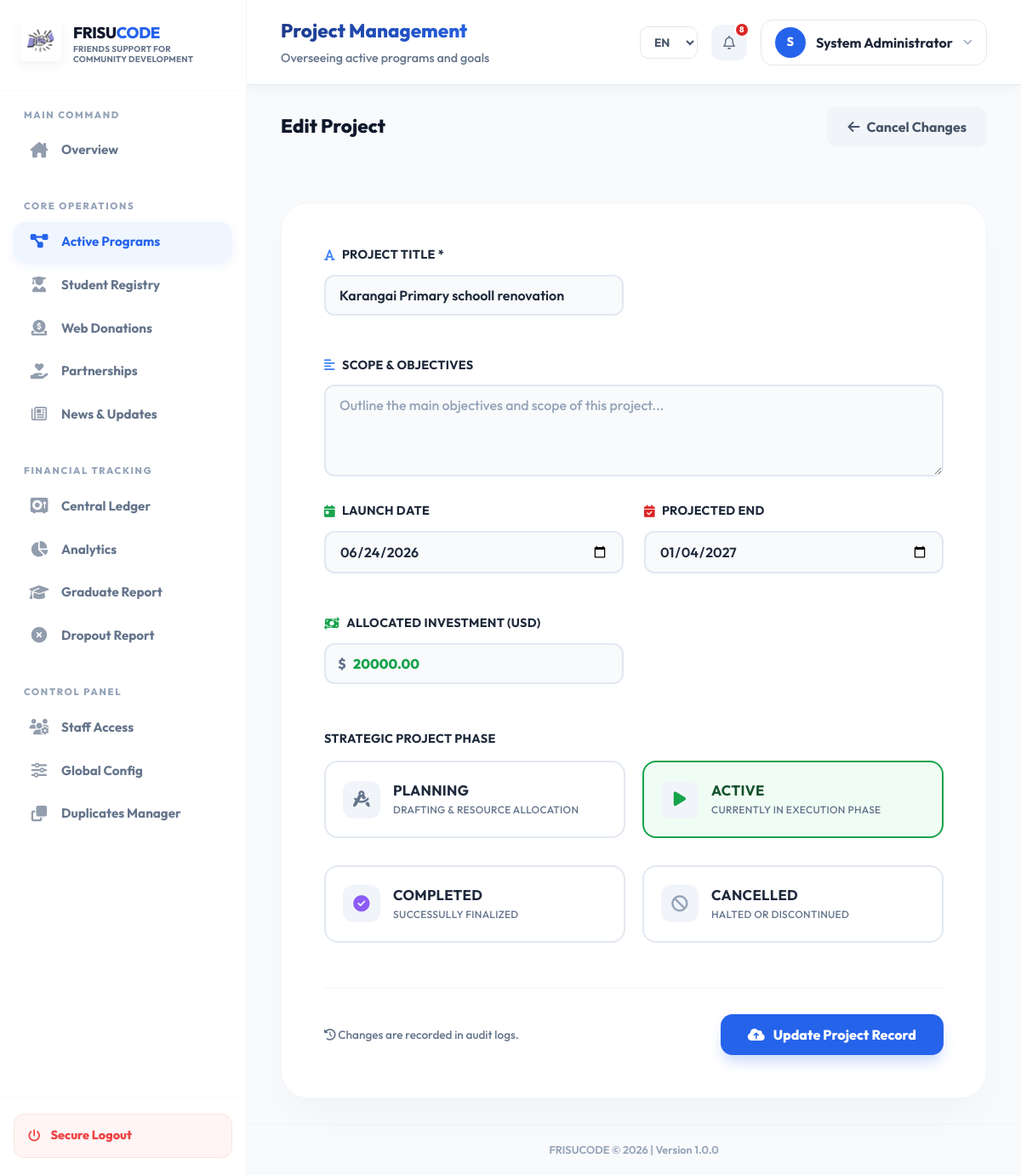
Screenshot of /system/projects/edit.php?id=2 (signed in) with the database file from the repository.
### tables this page shows
CREATE TABLE `projects` (
  `id` int(11) NOT NULL,
  `title` varchar(200) NOT NULL,
  `description` text DEFAULT NULL,
  `start_date` date DEFAULT NULL,
  `end_date` date DEFAULT NULL,
  `budget` decimal(15,2) DEFAULT 0.00,
  `status` enum('planning','active','completed','cancelled') DEFAULT 'planning',
  `created_by` int(11) DEFAULT NULL,
  `created_at` timestamp NOT NULL DEFAULT current_timestamp(),
  `updated_at` timestamp NOT NULL DEFAULT current_timestamp() ON UPDATE current_timestamp()
);

### system/projects/edit.php (the view, shortened to what this page needs)
<?php
require_once __DIR__ . '/../auth/auth_check.php';
require_once __DIR__ . '/../config/db.php';
$id = $_GET['id'] ?? null;
$stmt = $pdo->prepare("SELECT * FROM projects WHERE id = ?");
$stmt->execute([$id]);
$project = $stmt->fetch();
?>
<!DOCTYPE html>
<html lang="<?= htmlspecialchars($lang ?? 'en') ?>">
<head>
    <link rel="stylesheet" href="../../assets/css/system-dashboard.css">
    <link rel="stylesheet" href="https://cdnjs.cloudflare.com/ajax/libs/font-awesome/6.5.1/css/all.min.css">
</head>
<body>
<div class="dashboard-layout">
    <div class="main">
        <?php include __DIR__ . '/../partials/header.php'; ?>
        <div class="page-header fade-in">
            <h2 style="font-family: 'Outfit'; font-weight: 800;">Edit Project</h2>
            <a href="index.php" class="btn-light" style="border-radius: 12px; font-weight: 700;">
                <i class="fa-solid fa-arrow-left"></i> Cancel Changes
            </a>
        </div>
        <div class="form-container fade-in" style="max-width: 900px; margin: 30px 40px; animation-delay: 0.1s;">
            <form method="POST">
                <div class="form-row">
                    <div class="input-group" style="flex: 2;">
                        <label style="font-family: 'Outfit'; font-weight: 700; color: #1e293b; display: flex; align-items: center; gap: 8px;">
                            <i class="fa-solid fa-font" style="color: #3b82f6;"></i> Project Title *
                        </label>
                        <input type="text" name="title" value="<?php echo htmlspecialchars($project['title']); ?>" required placeholder="e.g. Arusha Secondary School Renovation" style="border-radius: 12px; border: 2px solid #e2e8f0; padding: 12px 16px; font-weight: 600;">
                    </div>
                </div>
                <div class="input-group">
                    <label style="font-family: 'Outfit'; font-weight: 700; color: #1e293b; display: flex; align-items: center; gap: 8px;">
                        <i class="fa-solid fa-align-left" style="color: #3b82f6;"></i> Scope & Objectives
                    </label>
                    <textarea name="description" rows="4" placeholder="Outline the main objectives and scope of this project..." style="border-radius: 12px; border: 2px solid #e2e8f0; padding: 12px 16px; font-weight: 500; font-family: inherit;"><?php echo htmlspecialchars($project['description']); ?></textarea>
                </div>
                <div class="form-row" style="margin-top: 20px;">
                    <div class="input-group">
                        <label style="font-family: 'Outfit'; font-weight: 700; color: #1e293b; display: flex; align-items: center; gap: 8px;">
                            <i class="fa-solid fa-calendar-day" style="color: #16a34a;"></i> Launch Date
                        </label>
                        <input type="date" name="start_date" value="<?php echo $project['start_date']; ?>" style="border-radius: 12px; border: 2px solid #e2e8f0; padding: 12px 16px; font-weight: 600;">
                    </div>
                    <div class="input-group">
                        <label style="font-family: 'Outfit'; font-weight: 700; color: #1e293b; display: flex; align-items: center; gap: 8px;">
                            <i class="fa-solid fa-calendar-check" style="color: #dc2626;"></i> Projected End
                        </label>
                        <input type="date" name="end_date" value="<?php echo $project['end_date']; ?>" style="border-radius: 12px; border: 2px solid #e2e8f0; padding: 12px 16px; font-weight: 600;">
                    </div>
                </div>
                <div class="form-row" style="margin-top: 20px;">
                    <div class="input-group" style="flex: 1;">
                        <label style="font-family: 'Outfit'; font-weight: 700; color: #1e293b; display: flex; align-items: center; gap: 8px;">
                            <i class="fa-solid fa-money-bill-transfer" style="color: #16a34a;"></i> Allocated Investment (USD)
                        </label>
                        <div style="position: relative;">
                            <span style="position: absolute; left: 16px; top: 12px; font-weight: 800; color: #64748b;">$</span>
                            <input type="number" name="budget" step="0.01" value="<?php echo $project['budget']; ?>" placeholder="0.00" style="border-radius: 12px; border: 2px solid #e2e8f0; padding: 12px 16px 12px 32px; font-weight: 800; font-family: 'Outfit'; color: #16a34a;">
                        </div>
                    </div>
                </div>
                <div class="input-group" style="margin-top: 30px;">
                    <label style="font-family: 'Outfit'; font-weight: 700; color: #1e293b; margin-bottom: 15px; display: block;">Strategic Project Phase</label>
                    <div style="display: grid; grid-template-columns: 1fr 1fr; gap: 20px;">
                        <label id="label-planning" style="border: 2px solid <?php echo $project['status'] == 'planning' ? '#2563eb' : '#e2e8f0'; ?>; padding: 20px; border-radius: 16px; cursor: pointer; display: flex; align-items: center; gap: 15px; transition: 0.3s; background: <?php echo $project['status'] == 'planning' ? '#eff6ff' : '#fff'; ?>;" onclick="selectStatus(this, 'planning')">
                            <div style="width: 44px; height: 44px; border-radius: 12px; background: #f1f5f9; display: flex; align-items: center; justify-content: center; color: #64748b; font-size: 1.2rem;">
                                <i class="fa-solid fa-compass-drafting"></i>
                            </div>
                            <div>
                                <strong style="display: block; color: <?php echo $project['status'] == 'planning' ? '#1e40af' : '#1e293b'; ?>; font-size: 1.05rem;">Planning</strong>
                                <small style="color: #64748b; font-weight: 500;">Drafting & Resource allocation</small>
                            </div>
                        </label>
                        <label id="label-active" style="border: 2px solid <?php echo $project['status'] == 'active' ? '#16a34a' : '#e2e8f0'; ?>; padding: 20px; border-radius: 16px; cursor: pointer; display: flex; align-items: center; gap: 15px; transition: 0.3s; background: <?php echo $project['status'] == 'active' ? '#f0fdf4' : '#fff'; ?>;" onclick="selectStatus(this, 'active')">
                            <div style="width: 44px; height: 44px; border-radius: 12px; background: #f1f5f9; display: flex; align-items: center; justify-content: center; color: #16a34a; font-size: 1.2rem;">
                                <i class="fa-solid fa-play"></i>
                            </div>
                            <div>
                                <strong style="display: block; color: <?php echo $project['status'] == 'active' ? '#14532d' : '#1e293b'; ?>; font-size: 1.05rem;">Active</strong>
                                <small style="color: #64748b; font-weight: 500;">Currently in execution phase</small>
                            </div>
                        </label>
                        <label id="label-completed" style="border: 2px solid <?php echo $project['status'] == 'completed' ? '#8b5cf6' : '#e2e8f0'; ?>; padding: 20px; border-radius: 16px; cursor: pointer; display: flex; align-items: center; gap: 15px; transition: 0.3s; background: <?php echo $project['status'] == 'completed' ? '#f5f3ff' : '#fff'; ?>;" onclick="selectStatus(this, 'completed')">
                            <div style="width: 44px; height: 44px; border-radius: 12px; background: #f1f5f9; display: flex; align-items: center; justify-content: center; color: #8b5cf6; font-size: 1.2rem;">
                                <i class="fa-solid fa-circle-check"></i>
                            </div>
                            <div>
                                <strong style="display: block; color: <?php echo $project['status'] == 'completed' ? '#4c1d95' : '#1e293b'; ?>; font-size: 1.05rem;">Completed</strong>
                                <small style="color: #64748b; font-weight: 500;">Successully finalized</small>
                            </div>
                        </label>
                        <label id="label-cancelled" style="border: 2px solid <?php echo $project['status'] == 'cancelled' ? '#94a3b8' : '#e2e8f0'; ?>; padding: 20px; border-radius: 16px; cursor: pointer; display: flex; align-items: center; gap: 15px; transition: 0.3s; background: <?php echo $project['status'] == 'cancelled' ? '#f8fafc' : '#fff'; ?>;" onclick="selectStatus(this, 'cancelled')">
                            <div style="width: 44px; height: 44px; border-radius: 12px; background: #f1f5f9; display: flex; align-items: center; justify-content: center; color: #94a3b8; font-size: 1.2rem;">
                                <i class="fa-solid fa-ban"></i>
                            </div>
                            <div>
                                <strong style="display: block; color: <?php echo $project['status'] == 'cancelled' ? '#334155' : '#1e293b'; ?>; font-size: 1.05rem;">Cancelled</strong>
                                <small style="color: #64748b; font-weight: 500;">Halted or discontinued</small>
                            </div>
                        </label>
                    </div>
                </div>
                <div style="margin-top: 40px; padding-top: 30px; border-top: 2px solid #f8fafc; display: flex; justify-content: space-between; align-items: center;">
                    <p style="color: #64748b; font-size: 0.85rem; font-weight: 500; margin: 0;">
                        <i class="fa-solid fa-clock-rotate-left"></i> Changes are recorded in audit logs.
                    </p>
                    <button type="submit" class="btn-primary" style="padding: 14px 32px; border-radius: 14px; font-weight: 800; font-family: 'Outfit'; font-size: 1rem; box-shadow: 0 10px 15px -3px rgba(37, 99, 235, 0.25);">
                        <i class="fa-solid fa-cloud-arrow-up"></i> Update Project Record
                    </button>
                </div>
            </form>
        </div>
        <?php include __DIR__ . '/../partials/footer.php'; ?>
    </div>
</div>
</body>
</html>

### assets/css/system-dashboard.css (style rules this page uses)
* { box-sizing: border-box; font-family: 'Outfit', 'Inter', system-ui, -apple-system, sans-serif; }
:root { --primary: #2563eb; --primary-light: #eff6ff; --primary-dark: #1e4fd8; --success: #16a34a; --warning: #f59e0b; --danger: #dc2626; --bg-main: #f8fafc; --sidebar-bg: #ffffff; --card-shadow: 0 10px 15px -3px rgba(0, 0, 0, 0.05), 0 4px 6px -2px rgba(0, 0, 0, 0.02); --glass-bg: rgba(255, 255, 255, 0.8); --glass-border: rgba(226, 232, 240, 0.5); }
@media (min-width: 769px) { html, body { height: 100vh !important; overflow: hidden !important; margin: 0; padding: 0; } }
body { background: var(--bg-main); color: #1e293b; line-height: 1.5; margin: 0; }
.fade-in { animation: fadeInUp 0.6s ease-out forwards; }
.dashboard-layout { display: flex; height: 100vh; width: 100vw; overflow: hidden; position: fixed; top: 0; left: 0; }
.main { flex: 1; height: 100vh; overflow-y: auto; background: #f8fafc; display: flex; flex-direction: column; }
.page-header { display: flex; align-items: center; justify-content: space-between; padding: 25px 40px; margin-bottom: 10px; }
.page-header h2 { font-family: 'Outfit'; font-weight: 800; font-size: 1.4rem; color: #0f172a; margin: 0; }
.btn-primary { background: var(--primary); color: #fff; padding: 14px 28px; border-radius: 14px; font-weight: 800; border: none; cursor: pointer; transition: all 0.3s cubic-bezier(0.175, 0.885, 0.32, 1.275); display: inline-flex; align-items: center; gap: 10px; text-decoration: none; font-family: 'Outfit'; font-size: 1rem; }
.btn-light { background: #f1f5f9; color: #475569; padding: 12px 24px; border-radius: 12px; font-weight: 700; text-decoration: none; display: inline-flex; align-items: center; gap: 8px; transition: 0.3s; }
.auth-form-container, .form-container { max-width: 800px; margin: 40px auto; padding: 50px; background: #fff; border-radius: 32px; border: 1px solid #f1f5f9; box-shadow: 0 25px 50px -12px rgba(0, 0, 0, 0.04); }
.form-row { display: grid; grid-template-columns: 1fr 1fr; gap: 24px; margin-bottom: 24px; }
.input-group { margin-bottom: 24px; }
.input-group label { font-size: 0.9rem; font-weight: 800; margin-bottom: 12px; display: flex; align-items: center; gap: 8px; color: #475569; text-transform: uppercase; letter-spacing: 0.02em; }
.input-group input, .input-group select, .input-group textarea { width: 100%; padding: 16px 20px; font-size: 1rem; border: 2px solid #f1f5f9; background: #f8fafc; border-radius: 16px; color: #1e293b; font-weight: 600; transition: all 0.3s cubic-bezier(0.4, 0, 0.2, 1); font-family: inherit; }
.input-group input::placeholder, .input-group textarea::placeholder { color: #94a3b8; font-weight: 500; }

### rows the page displays
projects: title "Karangai Primary schooll renovation", start_date "06/24/2026", end_date "01/04/2027", budget "20000.00"

### other values shown
__('Friends Support for Community Development') "FRIENDS SUPPORT FOR COMMUNITY DEVELOPMENT"
__('Main Command') "MAIN COMMAND"
__('Overview') "Overview"
__('Core Operations') "CORE OPERATIONS"
__('Active Programs') "Active Programs"
__('Student Registry') "Student Registry"
__('Web Donations') "Web Donations"
__('Partnerships') "Partnerships"
__('News & Updates') "News & Updates"
__('Financial Tracking') "FINANCIAL TRACKING"
__('Central Ledger') "Central Ledger"
__('Analytics') "Analytics"
__('Graduate Report') "Graduate Report"
__('Dropout Report') "Dropout Report"
__('Control Panel') "CONTROL PANEL"
